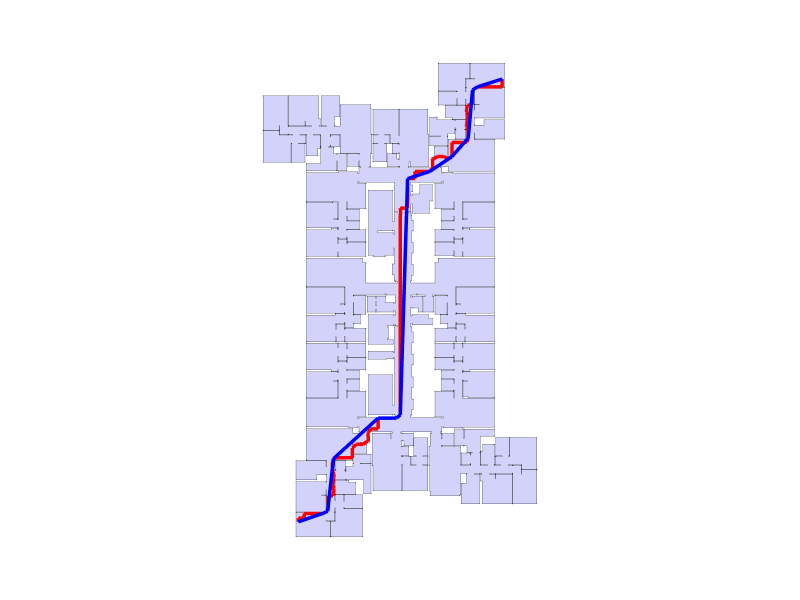

Here is the notebook cell this chart was saved with:
### Markdown cell above
## 15b. Shortest Path

### Code cell
import time

start_vertex  = Vertex.ByCoordinates(xmin + 2, ymax - 2, 0)
end_vertex    = Vertex.ByCoordinates(xmax - 2, ymin + 2, 0)
crg           = Graph.CompiledRoutingGraph(navigation_graph, precomputeTurns=False)

t0            = time.time()
shortest_path = Graph.ShortestPath(crg, vertexA=start_vertex, vertexB=end_vertex)
print(f"Shortest path computed in {round(time.time()-t0, 2)}s")

t0            = time.time()
straight_path = Wire.Straighten(shortest_path, host=gallery)
print(f"Straighten computed in    {round(time.time()-t0, 2)}s")

print(f"Original path length  : {round(Wire.Length(shortest_path), 2)}")
print(f"Straightened length   : {round(Wire.Length(straight_path), 2)}")

for edge in Topology.Edges(shortest_path):
    edge = Topology.SetDictionary(edge, Dictionary.ByKeysValues(["width","color"], [7,"red"]))
for edge in Topology.Edges(straight_path):
    edge = Topology.SetDictionary(edge, Dictionary.ByKeysValues(["width","color"], [7,"blue"]))

Topology.Show(gallery, shortest_path, straight_path,
              camera          = [0, 0, 6],
              faceColor       = [210, 210, 250],
              faceOpacity     = 1,
              edgeColorKey    = "color",
              edgeWidthKey    = "width",
              backgroundColor = "white",
              width           = 800,
              height          = 600,
              renderer        = renderer)

### Figure 1 — Plotly figure (JSON) as saved in the notebook; plotly's stock layout.template omitted (floating-point values rounded to 4 significant figures; data arrays with more than 128 entries replaced by an {"elided": "..."} marker saying what was removed)
{"data": [{"customdata": {"elided": "1256 str values"}, "hoverinfo": "text", "hovertemplate": {"elided": "1256 str values"}, "hovertext": {"elided": "1256 str values"}, "legendgroup": "1", "legendrank": 1, "marker": {"color": {"elided": "1256 str values"}, "line": {"width": 0}, "opacity": 1, "size": {"elided": "1256 float values"}, "sizemode": "diameter", "symbol": "circle"}, "mode": "markers", "name": "1: Untitled (Vertices)", "showlegend": false, "textfont": {"size": 5}, "type": "scatter3d", "x": {"elided": "1256 float values"}, "y": {"elided": "1256 float values"}, "z": {"elided": "1256 int values"}}, {"hoverinfo": "text", "hovertext": {"elided": "3768 str values"}, "legendgroup": "2", "legendrank": 2, "line": {"color": "#000000", "width": 1}, "mode": "lines", "name": "1: Untitled (Edges)", "showlegend": false, "type": "scatter3d", "x": {"elided": "3768 float values"}, "y": {"elided": "3768 float values"}, "z": {"elided": "3768 int values"}}, {"cmax": 1, "cmin": 0, "color": "#D2D2FA", "colorscale": [[0, "#440154"], [0.1111, "#482878"], [0.2222, "#3e4989"], [0.3333, "#31688e"], [0.4444, "#26828e"], [0.5556, "#1f9e89"], [0.6667, "#35b779"], [0.7778, "#6ece58"], [0.8889, "#b5de2b"], [1, "#fde725"]], "flatshading": true, "hoverinfo": "text", "hovertext": "", "i": {"elided": "1258 int values"}, "j": {"elided": "1258 int values"}, "k": {"elided": "1258 int values"}, "legendgroup": "3", "legendrank": 3, "lighting": {"facenormalsepsilon": 0}, "name": "1: Untitled (Faces)", "opacity": 1, "showlegend": false, "showscale": false, "text": "", "type": "mesh3d", "x": {"elided": "1256 float values"}, "y": {"elided": "1256 float values"}, "z": {"elided": "1256 int values"}}, {"customdata": {"elided": "177 str values"}, "hoverinfo": "text", "hovertemplate": {"elided": "177 str values"}, "hovertext": {"elided": "177 str values"}, "legendgroup": "4", "legendrank": 4, "marker": {"color": {"elided": "177 str values"}, "line": {"width": 0}, "opacity": 1, "size": {"elided": "177 float values"}, "sizemode": "diameter", "symbol": "circle"}, "mode": "markers", "name": "2: Untitled (Vertices)", "showlegend": false, "textfont": {"size": 5}, "type": "scatter3d", "x": {"elided": "177 float values"}, "y": {"elided": "177 float values"}, "z": {"elided": "177 int values"}}, {"hoverinfo": "text", "hovertext": {"elided": "528 str values"}, "legendgroup": "5", "legendrank": 5, "line": {"color": "#FF0000", "width": 7}, "mode": "lines", "name": "2: Untitled (Edges)", "showlegend": false, "type": "scatter3d", "x": {"elided": "528 float values"}, "y": {"elided": "528 float values"}, "z": {"elided": "528 int values"}}, {"customdata": ["Vertex_01", "Vertex_02", "Vertex_03", "Vertex_04", "Vertex_05", "Vertex_06", "Vertex_07", "Vertex_08", "Vertex_09", "Vertex_10", "Vertex_11", "Vertex_12", "Vertex_13", "Vertex_14"], "hoverinfo": "text", "hovertemplate": ["Click Vertex_01", "Click Vertex_02", "Click Vertex_03", "Click Vertex_04", "Click Vertex_05", "Click Vertex_06", "Click Vertex_07", "Click Vertex_08", "Click Vertex_09", "Click Vertex_10", "Click Vertex_11", "Click Vertex_12", "Click Vertex_13", "Click Vertex_14"], "hovertext": ["Vertex_01", "Vertex_02", "Vertex_03", "Vertex_04", "Vertex_05", "Vertex_06", "Vertex_07", "Vertex_08", "Vertex_09", "Vertex_10", "Vertex_11", "Vertex_12", "Vertex_13", "Vertex_14"], "legendgroup": "7", "legendrank": 7, "marker": {"color": ["#000000", "#000000", "#000000", "#000000", "#000000", "#000000", "#000000", "#000000", "#000000", "#000000", "#000000", "#000000", "#000000", "#000000"], "line": {"width": 0}, "opacity": 1, "size": [1.1, 1.1, 1.1, 1.1, 1.1, 1.1, 1.1, 1.1, 1.1, 1.1, 1.1, 1.1, 1.1, 1.1], "sizemode": "diameter", "symbol": "circle"}, "mode": "markers", "name": "3: Untitled (Vertices)", "showlegend": false, "textfont": {"size": 5}, "type": "scatter3d", "x": [-27.8, -26.68, -26.38, -19.25, -13.75, -13.75, -13.29, 18.7, 19.68, 21.69, 24.2, 30.73, 31.15, 32.2], "y": [2.953, -0.3511, -1.007, -1.804, -7.851, -10.35, -10.86, -11.85, -14.86, -17.86, -20.06, -20.65, -21.35, -24.66], "z": [0, 0, 0, 0, 0, 0, 0, 0, 0, 0, 0, 0, 0, 0]}, {"hoverinfo": "text", "hovertext": ["", "", null, "", "", null, "", "", null, "", "", null, "", "", null, "", "", null, "", "", null, "", "", null, "", "", null, "", "", null, "", "", null, "", "", null, "", "", null], "legendgroup": "8", "legendrank": 8, "line": {"color": "#0000FF", "width": 7}, "mode": "lines", "name": "3: Untitled (Edges)", "showlegend": false, "type": "scatter3d", "x": [-27.8, -26.68, null, -26.68, -26.38, null, -26.38, -19.25, null, -19.25, -13.75, null, -13.75, -13.75, null, -13.75, -13.29, null, -13.29, 18.7, null, 18.7, 19.68, null, 19.68, 21.69, null, 21.69, 24.2, null, 24.2, 30.73, null, 30.73, 31.15, null, 31.15, 32.2, null], "y": [2.953, -0.3511, null, -0.3511, -1.007, null, -1.007, -1.804, null, -1.804, -7.851, null, -7.851, -10.35, null, -10.35, -10.86, null, -10.86, -11.85, null, -11.85, -14.86, null, -14.86, -17.86, null, -17.86, -20.06, null, -20.06, -20.65, null, -20.65, -21.35, null, -21.35, -24.66, null], "z": [0, 0, null, 0, 0, null, 0, 0, null, 0, 0, null, 0, 0, null, 0, 0, null, 0, 0, null, 0, 0, null, 0, 0, null, 0, 0, null, 0, 0, null, 0, 0, null, 0, 0, null]}], "layout": {"autosize": true, "height": 600, "margin": {"b": 40, "l": 40, "r": 40, "t": 40}, "paper_bgcolor": "#FFFFFF", "plot_bgcolor": "#FFFFFF", "scene": {"aspectmode": "data", "camera": {"center": {"x": 0, "y": 0, "z": 0}, "eye": {"x": 0, "y": 0, "z": 6}, "projection": {"type": "perspective"}, "up": {"x": 0, "y": 0, "z": 1}}, "xaxis": {"visible": false}, "yaxis": {"visible": false}, "zaxis": {"visible": false}}, "showlegend": true, "width": 800, "xaxis": {"showgrid": false, "visible": false, "zeroline": false}, "yaxis": {"showgrid": false, "visible": false, "zeroline": false}}}
